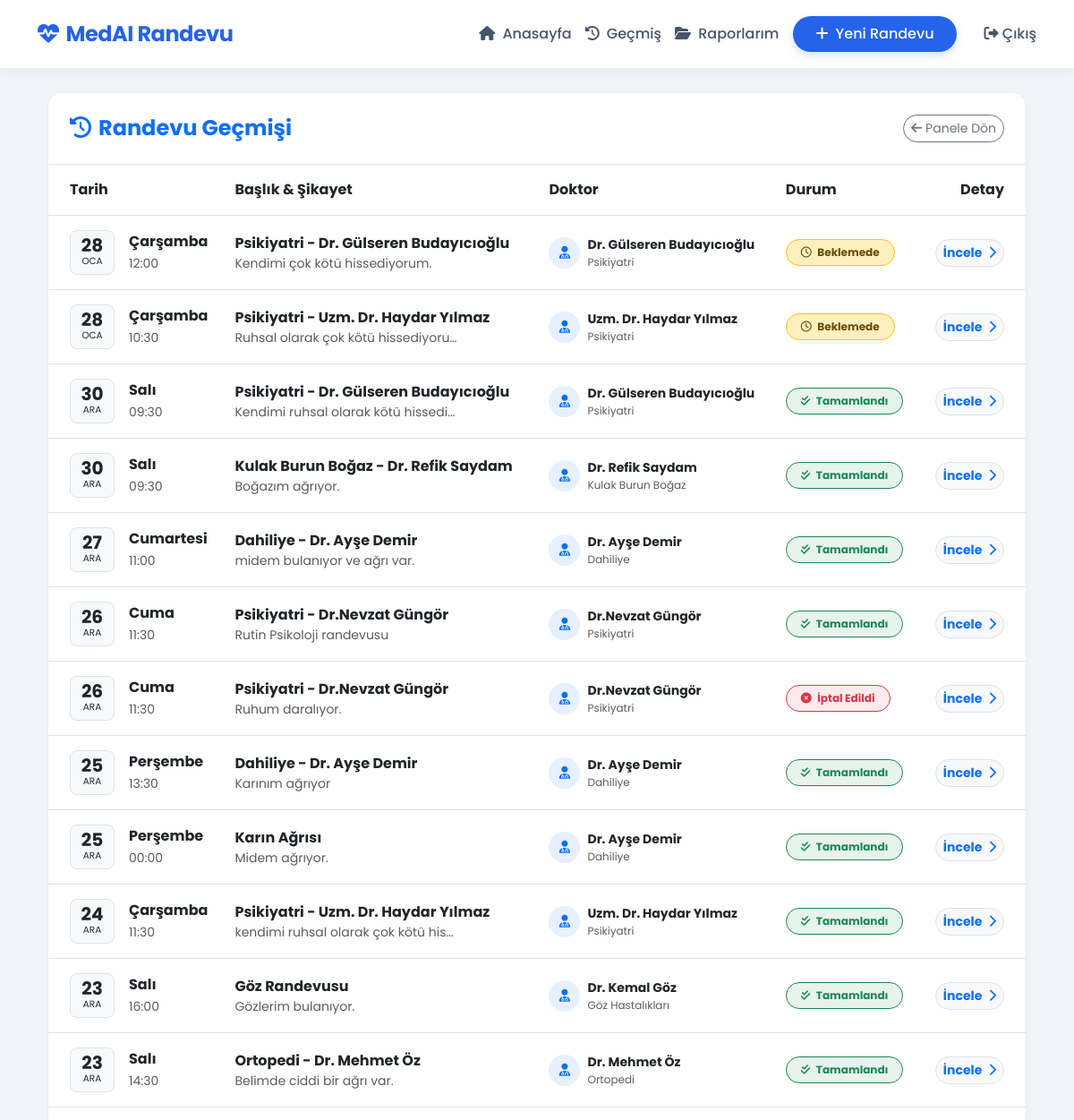
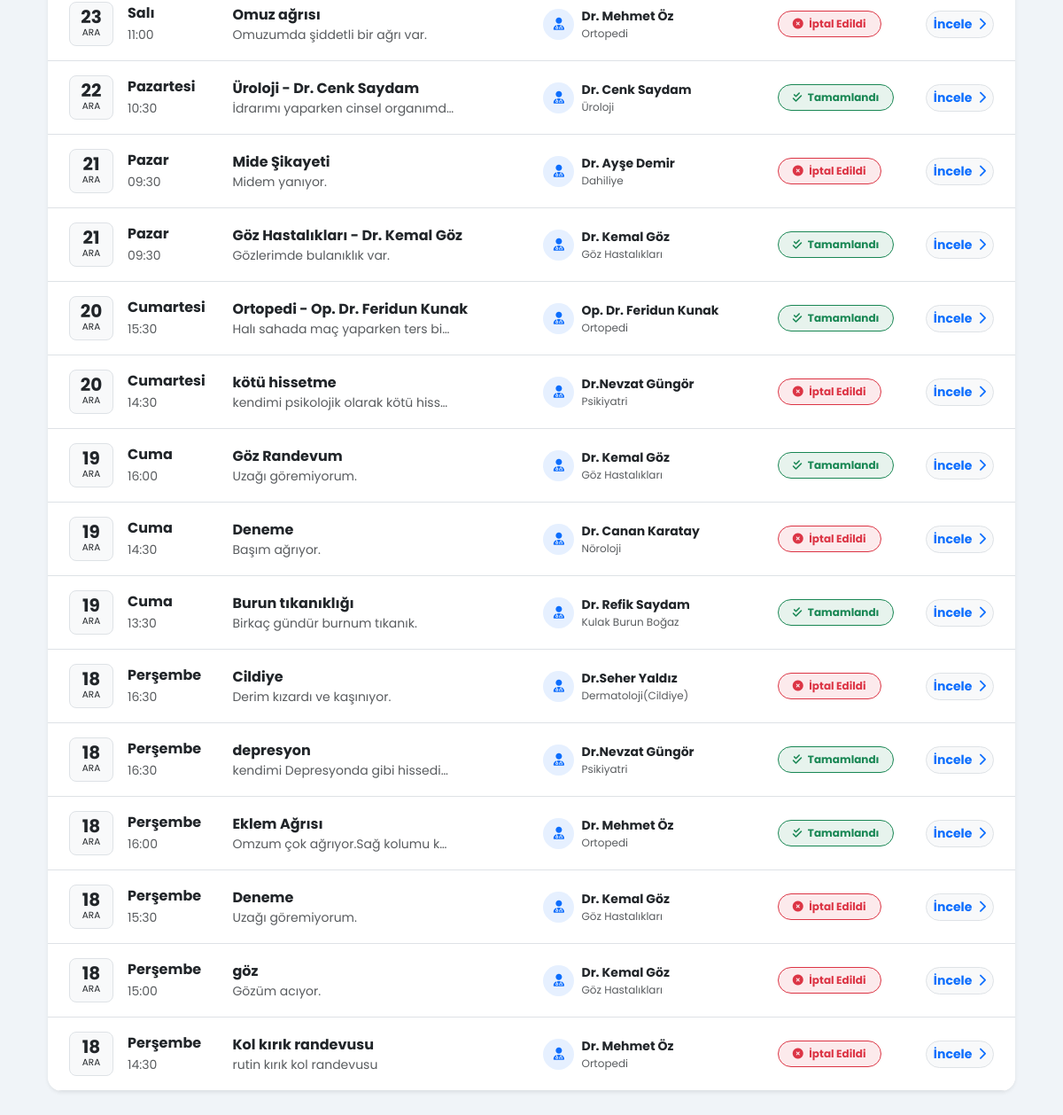
Page /history/ (signed in) on the committed database (2 pictures, top to bottom).
### appointments/models.py (models this page shows, shortened)
class Appointment(models.Model):
    user=models.ForeignKey(User,on_delete=models.CASCADE)
    title=models.CharField(verbose_name="Başlık",max_length=100)
    description=models.TextField(verbose_name="Açıklama")
    date=models.DateTimeField(verbose_name="Randevu Tarihi")
    status=models.ForeignKey(Status,on_delete=models.SET_NULL,null=True,verbose_name="Durum")
    doctor=models.ForeignKey(Doctor,on_delete=models.SET_NULL,null=True,blank=True,verbose_name="Doktor")
    document = models.FileField(upload_to='documents/', blank=True, null=True, verbose_name="Rapor/Dosya")

class Doctor(models.Model):
    user = models.OneToOneField(User, on_delete=models.CASCADE, null=True, blank=True)
    name=models.CharField(max_length=50)
    speciality=models.CharField(max_length=30)

### appointments/views.py (the view)
# urls.py: path("history/", views.appointment_history, name="appointment_history"),
@login_required
def appointment_history(request):
    appointments = Appointment.objects.filter(user=request.user).filter(
        Q(date__lt=timezone.now()) |
        Q(status__name="Cancelled") |
        Q(status__name="Completed")
    ).order_by("-date")
    return render(request, "appointments/history.html", {"appointments": appointments})

### appointments/templates/appointments/history.html (shortened to what this page needs)
{% extends 'base.html' %}
{% block content %}
<div class="container py-4">
    <div class="card border-0 shadow-sm rounded-4 overflow-hidden">
        <div class="card-header bg-white py-4 px-4 border-bottom d-flex justify-content-between align-items-center">
            <h4 class="mb-0 fw-bold text-primary">
                <i class="fa-solid fa-clock-rotate-left me-2"></i>Randevu Geçmişi
            </h4>
            <a href="{% url 'dashboard' %}" class="btn btn-outline-secondary btn-sm rounded-pill">
                <i class="fa-solid fa-arrow-left"></i> Panele Dön
            </a>
        </div>
        <div class="card-body p-0">
            {% if appointments %}
                <div class="table-responsive">
                    <table class="table table-hover align-middle mb-0">
                        <thead class="bg-light text-secondary">
                            <tr>
                                <th class="ps-4 py-3">Tarih</th>
                                <th class="py-3">Başlık & Şikayet</th>
                                <th class="py-3">Doktor</th>
                                <th class="py-3">Durum</th>
                                <th class="text-end pe-4 py-3">Detay</th> </tr>
                        </thead>
                        <tbody>
                            {% for app in appointments %}
                            <tr>
                                <td class="ps-4 py-3">
                                    <div class="d-flex align-items-center">
                                        <div class="bg-light text-dark rounded-3 d-flex flex-column align-items-center justify-content-center me-3 border" style="width: 50px; height: 50px;">
                                            <span class="fw-bold fs-5" style="line-height: 1;">{{ app.date|date:"d" }}</span>
                                            <span class="small text-uppercase" style="font-size: 0.65rem;">{{ app.date|date:"M" }}</span>
                                        </div>
                                        <div>
                                            <div class="fw-bold text-dark">{{ app.date|date:"l" }}</div>
                                            <small class="text-muted">{{ app.date|date:"H:i" }}</small>
                                        </div>
                                    </div>
                                </td>
                                <td class="py-3">
                                    <div class="fw-bold text-dark">{{ app.title }}</div>
                                    <small class="text-muted text-truncate d-block" style="max-width: 250px;">
                                        {{ app.description }}
                                    </small>
                                </td>
                                <td class="py-3">
                                    {% if app.doctor %}
                                        <div class="d-flex align-items-center">
                                            <div class="bg-primary bg-opacity-10 rounded-circle d-flex align-items-center justify-content-center me-2" style="width: 35px; height: 35px;">
                                                <i class="fa-solid fa-user-doctor text-primary small"></i>
                                            </div>
                                            <div>
                                                <div class="fw-bold small text-dark">{{ app.doctor.name }}</div>
                                                <div class="text-muted small" style="font-size: 0.75rem;">{{ app.doctor.speciality }}</div>
                                            </div>
                                        </div>
                                    {% else %}
                                        <span class="text-muted">-</span>
                                    {% endif %}
                                </td>
                                <td class="py-3">
                                    {% if not app.status %}
                                        <span class="badge bg-secondary bg-opacity-25 text-secondary border border-secondary px-3 py-2 rounded-pill">
                                            <i class="fa-solid fa-circle-question me-1"></i> Durum Yok
                                        </span>
                                    {% elif app.status.name == 'Cancelled' or app.status.name == 'Iptal' %}
                                        <span class="badge bg-danger bg-opacity-10 text-danger border border-danger px-3 py-2 rounded-pill">
                                            <i class="fa-solid fa-circle-xmark me-1"></i> İptal Edildi
                                        </span>
                                    {% elif app.status.name == 'Completed' %}
                                        <div class="d-flex flex-column align-items-start gap-1">
                                            <span class="badge bg-success bg-opacity-10 text-success border border-success px-3 py-2 rounded-pill">
                                                <i class="fa-solid fa-check-double me-1"></i> Tamamlandı
                                            </span>
                                        </div>
                                    {% elif app.status.name == 'Approved' or app.status.name == 'Onaylandi' %}
                                        <span class="badge bg-primary bg-opacity-10 text-primary border border-primary px-3 py-2 rounded-pill">
                                            <i class="fa-solid fa-calendar-check me-1"></i> Onaylandı
                                        </span>
                                    {% elif app.status.name == 'Pending' %}
                                        <span class="badge bg-warning bg-opacity-25 text-warning-emphasis border border-warning px-3 py-2 rounded-pill">
                                            <i class="fa-regular fa-clock me-1"></i> Beklemede
                                        </span>
                                    {% else %}
                                        <span class="badge bg-secondary px-3 py-2 rounded-pill">
                                            {{ app.status.name }}
                                        </span>
                                    {% endif %}
                                </td>
                                <td class="text-end pe-4 py-3">
                                    <a href="{% url 'appointment_detail' app.pk %}" class="btn btn-sm btn-light border text-primary rounded-pill fw-bold hover-shadow">
                                        İncele <i class="fa-solid fa-chevron-right ms-1"></i>
                                    </a>
                                </td>
                            </tr>
                            {% endfor %}
                        </tbody>
                    </table>
                </div>
            {% endif %}
        </div>
    </div>
</div>
{% endblock %}

### templates/base.html (style rules this page uses)
:root { --primary-color: #2563eb; --secondary-color: #64748b; --bg-color: #f0f4f8; --card-shadow: 0 4px 6px -1px rgba(0, 0, 0, 0.1), 0 2px 4px -1px rgba(0, 0, 0, 0.06); }
body { font-family: 'Poppins', sans-serif; background-color: var(--bg-color); color: #1e293b; margin-top: 80px; }
.card { border: none; border-radius: 16px; box-shadow: var(--card-shadow); background: white; transition: transform 0.2s; }

### rows in the picture
Appointment: date "28", date "OCA", date "Çarşamba", date "12:00", title "Psikiyatri - Dr. Gülseren Budayıcıoğlu", description "Kendimi çok kötü hissediyorum.", doctor.name "Dr. Gülseren Budayıcıoğlu", doctor.speciality "Psikiyatri", shows "Beklemede"
Appointment: date "28", date "OCA", date "Çarşamba", date "10:30", title "Psikiyatri - Uzm. Dr. Haydar Yılmaz", description "Ruhsal olarak çok kötü hissediyoru…", doctor.name "Uzm. Dr. Haydar Yılmaz", doctor.speciality "Psikiyatri", shows "Beklemede"
Appointment: date "30", date "ARA", date "Salı", date "09:30", title "Psikiyatri - Dr. Gülseren Budayıcıoğlu", description "Kendimi ruhsal olarak kötü hissedi…", doctor.name "Dr. Gülseren Budayıcıoğlu", doctor.speciality "Psikiyatri", shows "Tamamlandı"
Appointment: date "30", date "ARA", date "Salı", date "09:30", title "Kulak Burun Boğaz - Dr. Refik Saydam", description "Boğazım ağrıyor.", doctor.name "Dr. Refik Saydam", doctor.speciality "Kulak Burun Boğaz", shows "Tamamlandı"
Appointment: date "27", date "ARA", date "Cumartesi", date "11:00", title "Dahiliye - Dr. Ayşe Demir", description "midem bulanıyor ve ağrı var.", doctor.name "Dr. Ayşe Demir", doctor.speciality "Dahiliye", shows "Tamamlandı"
Appointment: date "26", date "ARA", date "Cuma", date "11:30", title "Psikiyatri - Dr.Nevzat Güngör", description "Rutin Psikoloji randevusu", doctor.name "Dr.Nevzat Güngör", doctor.speciality "Psikiyatri", shows "Tamamlandı"
Appointment: date "26", date "ARA", date "Cuma", date "11:30", title "Psikiyatri - Dr.Nevzat Güngör", description "Ruhum daralıyor.", doctor.name "Dr.Nevzat Güngör", doctor.speciality "Psikiyatri", shows "İptal Edildi"
Appointment: date "25", date "ARA", date "Perşembe", date "13:30", title "Dahiliye - Dr. Ayşe Demir", description "Karınım ağrıyor", doctor.name "Dr. Ayşe Demir", doctor.speciality "Dahiliye", shows "Tamamlandı"
Appointment: date "25", date "ARA", date "Perşembe", date "00:00", title "Karın Ağrısı", description "Midem ağrıyor.", doctor.name "Dr. Ayşe Demir", doctor.speciality "Dahiliye", shows "Tamamlandı"
Appointment: date "24", date "ARA", date "Çarşamba", date "11:30", title "Psikiyatri - Uzm. Dr. Haydar Yılmaz", description "kendimi ruhsal olarak çok kötü his…", doctor.name "Uzm. Dr. Haydar Yılmaz", doctor.speciality "Psikiyatri", shows "Tamamlandı"
Appointment: date "23", date "ARA", date "Salı", date "16:00", title "Göz Randevusu", description "Gözlerim bulanıyor.", doctor.name "Dr. Kemal Göz", doctor.speciality "Göz Hastalıkları", shows "Tamamlandı"
Appointment: date "23", date "ARA", date "Salı", date "14:30", title "Ortopedi - Dr. Mehmet Öz", description "Belimde ciddi bir ağrı var.", doctor.name "Dr. Mehmet Öz", doctor.speciality "Ortopedi", shows "Tamamlandı"
Appointment: date "23", date "ARA", date "Salı", date "11:00", title "Omuz ağrısı", description "Omuzumda şiddetli bir ağrı var.", doctor.name "Dr. Mehmet Öz", doctor.speciality "Ortopedi", shows "İptal Edildi"
Appointment: date "22", date "ARA", date "Pazartesi", date "10:30", title "Üroloji - Dr. Cenk Saydam", description "İdrarımı yaparken cinsel organımd…", doctor.name "Dr. Cenk Saydam", doctor.speciality "Üroloji", shows "Tamamlandı"
Appointment: date "21", date "ARA", date "Pazar", date "09:30", title "Mide Şikayeti", description "Midem yanıyor.", doctor.name "Dr. Ayşe Demir", doctor.speciality "Dahiliye", shows "İptal Edildi"
Appointment: date "21", date "ARA", date "Pazar", date "09:30", title "Göz Hastalıkları - Dr. Kemal Göz", description "Gözlerimde bulanıklık var.", doctor.name "Dr. Kemal Göz", doctor.speciality "Göz Hastalıkları", shows "Tamamlandı"
Appointment: date "20", date "ARA", date "Cumartesi", date "15:30", title "Ortopedi - Op. Dr. Feridun Kunak", description "Halı sahada maç yaparken ters bi…", doctor.name "Op. Dr. Feridun Kunak", doctor.speciality "Ortopedi", shows "Tamamlandı"
Appointment: date "20", date "ARA", date "Cumartesi", date "14:30", title "kötü hissetme", description "kendimi psikolojik olarak kötü hiss…", doctor.name "Dr.Nevzat Güngör", doctor.speciality "Psikiyatri", shows "İptal Edildi"
Appointment: date "19", date "ARA", date "Cuma", date "16:00", title "Göz Randevum", description "Uzağı göremiyorum.", doctor.name "Dr. Kemal Göz", doctor.speciality "Göz Hastalıkları", shows "Tamamlandı"
Appointment: date "19", date "ARA", date "Cuma", date "14:30", title "Deneme", description "Başım ağrıyor.", doctor.name "Dr. Canan Karatay", doctor.speciality "Nöroloji", shows "İptal Edildi"
Appointment: date "19", date "ARA", date "Cuma", date "13:30", title "Burun tıkanıklığı", description "Birkaç gündür burnum tıkanık.", doctor.name "Dr. Refik Saydam", doctor.speciality "Kulak Burun Boğaz", shows "Tamamlandı"
Appointment: date "18", date "ARA", date "Perşembe", date "16:30", title "Cildiye", description "Derim kızardı ve kaşınıyor.", doctor.name "Dr.Seher Yaldız", doctor.speciality "Dermatoloji(Cildiye)", shows "İptal Edildi"
Appointment: date "18", date "ARA", date "Perşembe", date "16:30", title "depresyon", description "kendimi Depresyonda gibi hissedi…", doctor.name "Dr.Nevzat Güngör", doctor.speciality "Psikiyatri", shows "Tamamlandı"
Appointment: date "18", date "ARA", date "Perşembe", date "16:00", title "Eklem Ağrısı", description "Omzum çok ağrıyor.Sağ kolumu k…", doctor.name "Dr. Mehmet Öz", doctor.speciality "Ortopedi", shows "Tamamlandı"
Appointment: date "18", date "ARA", date "Perşembe", date "15:30", title "Deneme", description "Uzağı göremiyorum.", doctor.name "Dr. Kemal Göz", doctor.speciality "Göz Hastalıkları", shows "İptal Edildi"
Appointment: date "18", date "ARA", date "Perşembe", date "15:00", title "göz", description "Gözüm acıyor.", doctor.name "Dr. Kemal Göz", doctor.speciality "Göz Hastalıkları", shows "İptal Edildi"
Appointment: date "18", date "ARA", date "Perşembe", date "14:30", title "Kol kırık randevusu", description "rutin kırık kol randevusu", doctor.name "Dr. Mehmet Öz", doctor.speciality "Ortopedi", shows "İptal Edildi"
